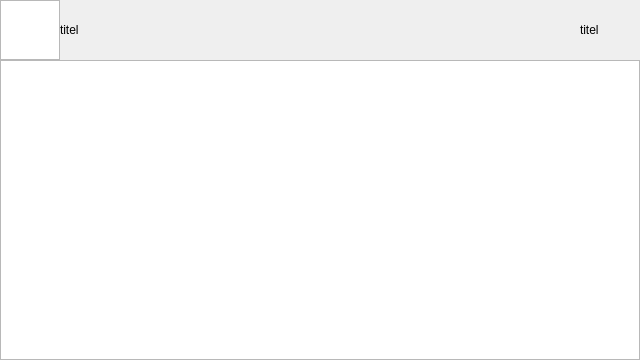
<?xml version="1.0" encoding="UTF-8"?>
<ui version="4.0">
 <class>NewSettingWindow</class>
 <widget class="QDialog" name="NewSettingWindow">
  <property name="geometry">
   <rect>
    <x>0</x>
    <y>60</y>
    <width>640</width>
    <height>360</height>
   </rect>
  </property>
  <property name="windowTitle">
   <string>Dialog</string>
  </property>
<widget class="QTableView" name="list_view_item_info">
	<property name="geometry">
	<rect>
	<x>0</x>
	<y>60</y>
	<width>640</width>
	<height>300</height>
	</rect>
	</property>
</widget>
<widget class="QGraphicsView" name="list_view_item_return">
	<property name="geometry">
	<rect>
	<x>0</x>
	<y>0</y>
	<width>60</width>
	<height>60</height>
	</rect>
	</property>
</widget>
<widget class="QLabel" name="list_view_item_title">
	<property name="geometry">
	<rect>
	<x>60</x>
	<y>0</y>
	<width>520</width>
	<height>60</height>
	</rect>
	</property>
	<property name="text">
	<string>titel</string>
	</property>
</widget> 
<widget class="QLabel" name="list_view_item_title_right_bg">
	<property name="geometry">
	<rect>
	<x>580</x>
	<y>0</y>
	<width>60</width>
	<height>60</height>
	</rect>
	</property>
	<property name="text">
	<string>titel</string>
	</property>
</widget> 
 </widget>
 <resources/>
 <connections/>
</ui>
